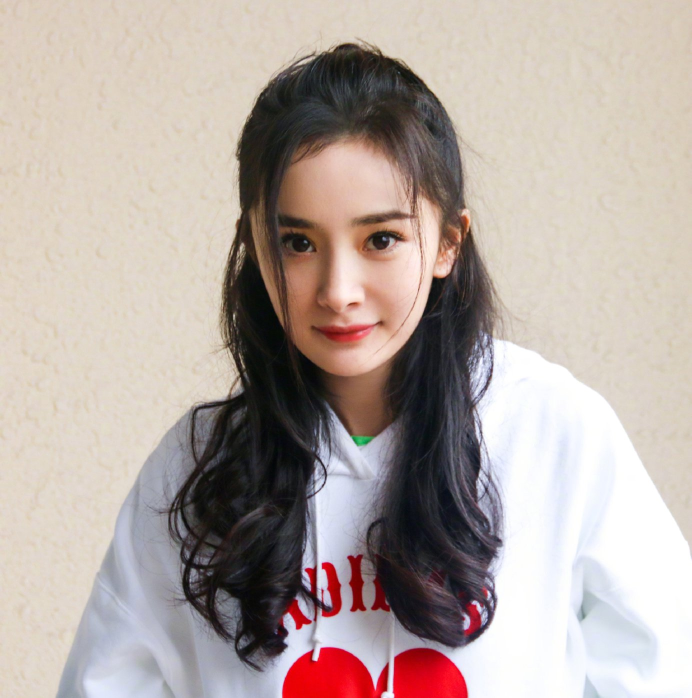
#> input picture _test_step2/wd_ab3_src/ab3_person_3.jpg, 1383 x 1396 px (shown at 1/2 size); its folder holds 3 pictures in this run
$ python wd_ab3_analyze.py
#> lines starting #> are read from the running program, lines starting #| are printed output that depends on the picture
"""WD A/B round 3 - stage 2: contact sheet for A vs B (CPU only).

Builds one sheet: three role sources (person | outfit | scene) followed by A and B,
and reports MAD / PSNR / SSIM of A / B against the person source (resized), both
full-frame and central crop. Metrics are indicative only (background is replaced by
design); human review is the judge.

Writes `_test_step2/wd_ab3_sheet.png` and `wd_ab3_metrics.json`.
"""

import json
import math
import os
import sys

import numpy as np
from PIL import Image, ImageDraw, ImageFont

HERE = os.path.dirname(os.path.abspath(__file__))
SRC_DIR = os.path.join(HERE, "wd_ab3_src")
OUT_H = 900
GAP = 10
BAR = 44
FONT_PATH = r"C:\Windows\Fonts\arial.ttf"


def to_float(im):
    return np.asarray(im.convert("RGB")).astype(np.float64) / 255.0


def gray(a):
    return a @ np.array([0.299, 0.587, 0.114])


def ssim(a, b):
    from scipy.ndimage import uniform_filter

    win = 11
    c1, c2 = 0.01 ** 2, 0.03 ** 2
    ga, gb = gray(a), gray(b)
    mu_a, mu_b = uniform_filter(ga, win), uniform_filter(gb, win)
    va = uniform_filter(ga * ga, win) - mu_a * mu_a
    vb = uniform_filter(gb * gb, win) - mu_b * mu_b
    cab = uniform_filter(ga * gb, win) - mu_a * mu_b
    return float(np.mean(((2 * mu_a * mu_b + c1) * (2 * cab + c2)) /
                         ((mu_a ** 2 + mu_b ** 2 + c1) * (va + vb + c2))))


def metrics(a, b):
    mse = float(np.mean((a - b) ** 2))
    return {
        "mad": round(float(np.mean(np.abs(a - b))), 4),
        "psnr": round(10 * math.log10(1.0 / mse), 2) if mse > 1e-12 else float("inf"),
        "ssim": round(ssim(a, b), 4),
    }


def center_crop(a, frac=0.5):
    h, w = a.shape[:2]
    ch, cw = int(h * frac), int(w * frac)
    return a[(h - ch) // 2:(h - ch) // 2 + ch, (w - cw) // 2:(w - cw) // 2 + cw]


def main():
    key = sys.argv[1] if len(sys.argv) > 1 else "round3"
    with open(os.path.join(HERE, "wd_ab3_prompts.json"), encoding="utf-8") as handle:
#> (reads _test_step2/wd_ab3_prompts.json from the repository)
        prompts = json.load(handle)[key]
    tag = prompts["tag"]

    font = ImageFont.truetype(FONT_PATH, 26)
    tiles = [
        ("PERSON (fig3)", Image.open(os.path.join(SRC_DIR, prompts["roles"]["person"]))),
        ("OUTFIT (fig1)", Image.open(os.path.join(SRC_DIR, prompts["roles"]["outfit"]))),
        ("SCENE (fig2)", Image.open(os.path.join(SRC_DIR, prompts["roles"]["scene"]))),
    ]
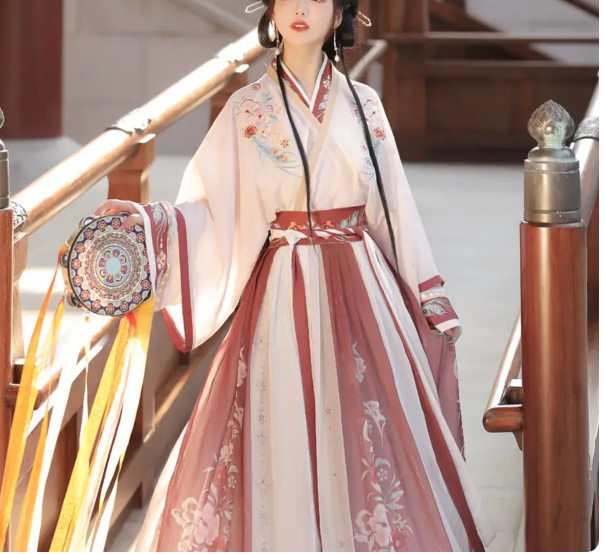
#> input picture _test_step2/wd_ab3_src/ab3_outfit_1.jpg, 1210 x 1108 px (shown at 1/2 size)
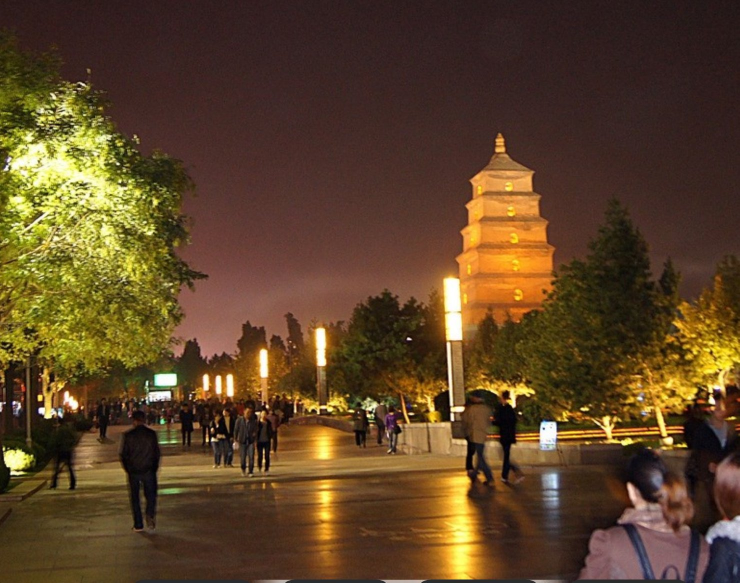
#> input picture _test_step2/wd_ab3_src/ab3_scene_2.jpg, 1479 x 1165 px (shown at 1/2 size)

#> (the run stopped early here; a loop or call above may not have finished)
